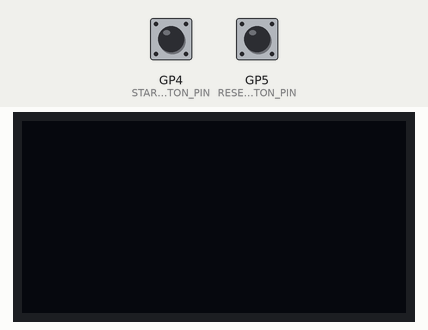
Bench run of a sketch on a simulated Raspberry Pi Pico. Parts: 128×64 one-colour display. Inputs (shaded band) come from the test bench; at power-on: GP4 (START_BUTTON_PIN) HIGH, GP5 (RESET_BUTTON_PIN) HIGH. The OLED is the two-colour kind (top 16 rows yellow).

Above: at 3.2 s.
3.3 s: GP4 (START_BUTTON_PIN) pulled LOW for 0.15 s
At 3.48 s:
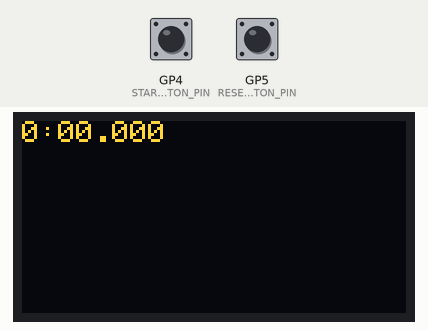
4.0 s: GP5 (RESET_BUTTON_PIN) pulled LOW for 0.15 s
At 4.5 s:
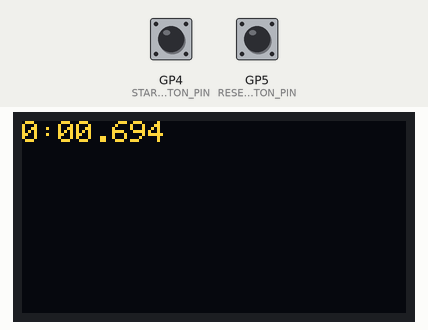
5.6 s: GP4 (START_BUTTON_PIN) pulled LOW for 1 s
At 6.08 s:
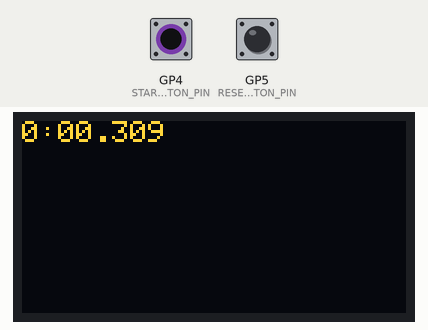
7.2 s: GP5 (RESET_BUTTON_PIN) pulled LOW for 1 s
At 8.1 s:
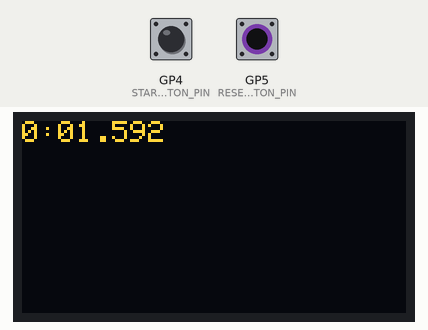
Timing chart, 0 to 10.2 s (numbered marks = the images above; inputs shaded):
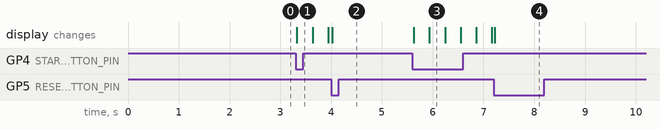

The sketch:

display_oled_334.ino
```cpp
// snippet: display_oled_334
// tags: adafruit_gfx, adafruit_ssd1306
// boards: avr, esp32, megaavr, nano33iot, romi32u4, rp2040
// library: Adafruit_GFX, Adafruit_SSD1306
// description: Implement a count-up stopwatch on the SSD1306 128×64 OLED showing MM:SS
// prompts: implement, count-up, stopwatch, ssd1306, 128×64, showing
// verified: compile-only
// source: kd-generated (id 334)
// exact-include: Wire.h, Adafruit_GFX.h, Adafruit_SSD1306.h

#include <Wire.h>
#include <Adafruit_GFX.h>
#include <Adafruit_SSD1306.h>

#define SCREEN_WIDTH 128 // OLED display width, in pixels
#define SCREEN_HEIGHT 64 // OLED display height, in pixels

// Declaration for an SSD1306 display connected to I2C (SDA, SCL pins)
Adafruit_SSD1306 display(SCREEN_WIDTH, SCREEN_HEIGHT, &Wire, -1);

const int START_BUTTON_PIN = 4;
const int RESET_BUTTON_PIN = 5;
const int DEBOUNCE_DELAY = 50;

bool isRunning = false;
unsigned long startTime = 0;
unsigned long lastDebounceTime = 0;

// Button state latches to prevent rapid toggling when button is held
bool lastStartButtonState = HIGH;
bool lastResetButtonState = HIGH;

void setup() {
  Serial.begin(115200);
  pinMode(START_BUTTON_PIN, INPUT_PULLUP);
  pinMode(RESET_BUTTON_PIN, INPUT_PULLUP);

  if (!display.begin(SSD1306_SWITCHCAPVCC, 0x3C)) {
    Serial.println(F("SSD1306 allocation failed"));
    for (;;);
  }
  delay(2000);
  display.clearDisplay();  // SSD1306: clear the framebuffer (push with display())
  display.setTextSize(1);
  display.setTextColor(SSD1306_WHITE);
}

void loop() {
  unsigned long now = millis();

  // Read button states
  int startButtonState = digitalRead(START_BUTTON_PIN);
  int resetButtonState = digitalRead(RESET_BUTTON_PIN);

  // Start button - toggle run/stop with edge detection
  if (startButtonState == LOW && lastStartButtonState == HIGH && (now - lastDebounceTime) > DEBOUNCE_DELAY) {
    lastDebounceTime = now;
    if (isRunning) {
      isRunning = false;
    } else {
      isRunning = true;
      startTime = now;
    }
  }
  lastStartButtonState = startButtonState;

  // Reset button - reset with edge detection
  if (resetButtonState == LOW && lastResetButtonState == HIGH && (now - lastDebounceTime) > DEBOUNCE_DELAY) {
    lastDebounceTime = now;
    isRunning = false;
    startTime = 0;
  }
  lastResetButtonState = resetButtonState;

  if (isRunning) {
    unsigned long elapsedTime = now - startTime;
    int minutes = elapsedTime / 60000;
    int seconds = (elapsedTime % 60000) / 1000;
    int milliseconds = (elapsedTime % 1000);

    display.clearDisplay();  // SSD1306: clear the framebuffer (push with display())
    display.setCursor(0, 0);
    display.print(minutes);
    display.print(":");
    if (seconds < 10) display.print("0");
    display.print(seconds);
    display.print(".");
    if (milliseconds < 100) display.print("0");
    if (milliseconds < 10) display.print("0");
    display.print(milliseconds);
    display.display();  // SSD1306: push the framebuffer to the screen
  }
}
```

Measured:
- after the input at 3.3 s, the display: changes at once (image 1)
- after the input at 5.6 s, the display: first changes at once (image 3 shows a later state)
